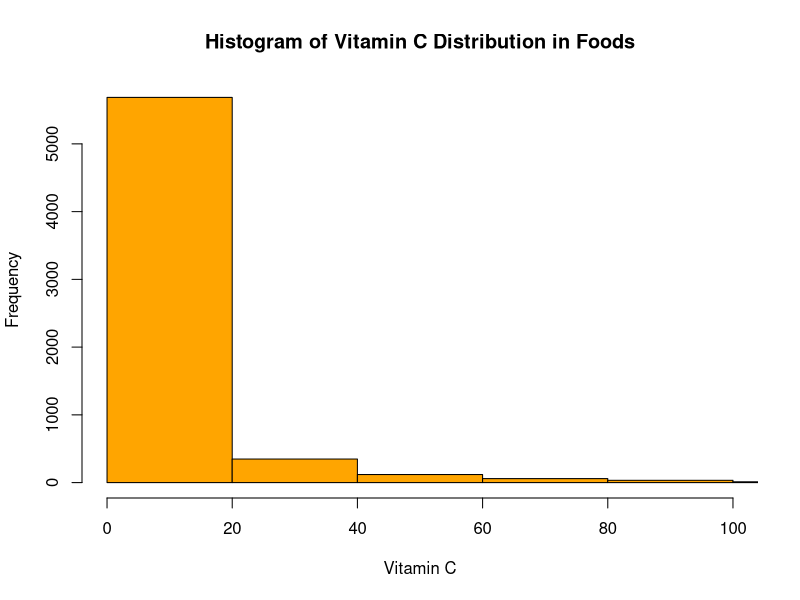
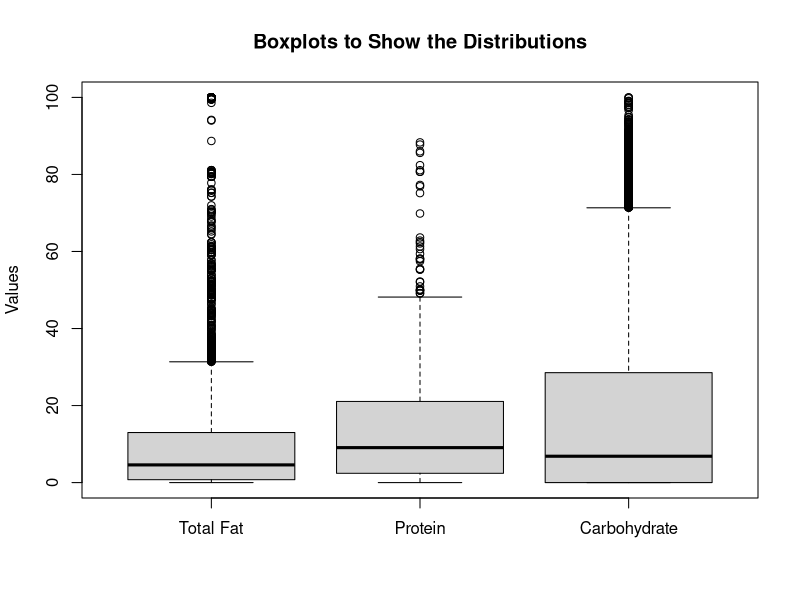
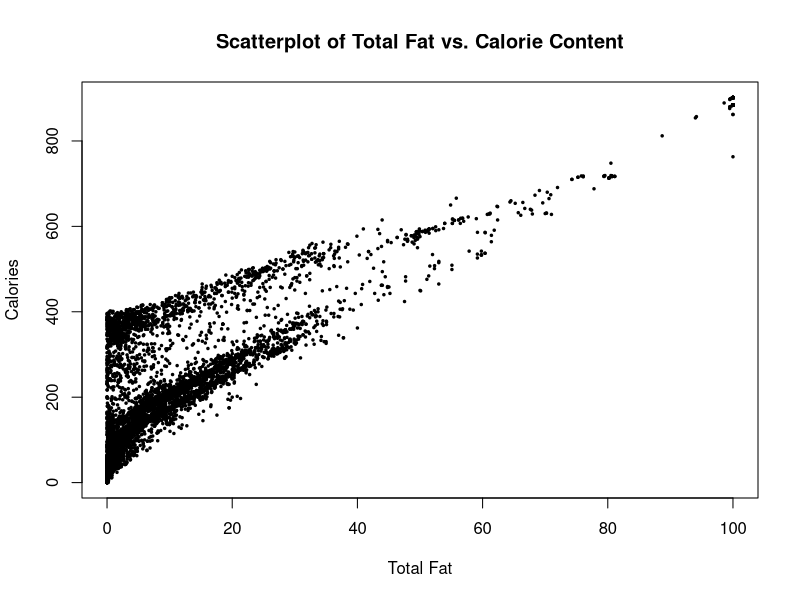
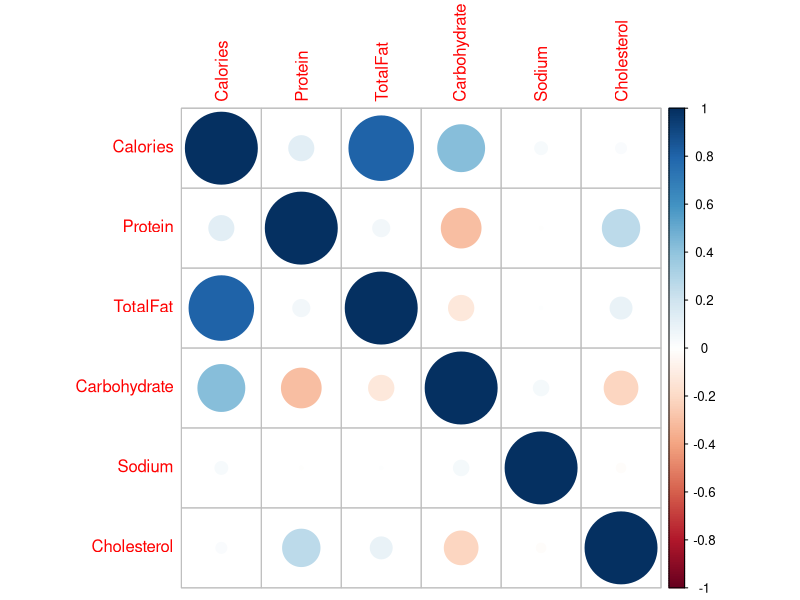

Reproduce these figures in R, in order.
## ---- chunk 1
macro <- read.csv(file="USDAmacro.csv", header=T, sep=",")
micro <- read.csv(file="USDAmicro.csv", header=T, sep=",")
## ---- chunk 2
USDA <- merge(macro, micro, by="ID")
head(USDA)
## ---- chunk 3
#Check data types of attributes before making changes. Can see in the result that the datatype of Sodium and Potassium is "factor".
sapply(USDA, class)
## ---- chunk 4
#remove commas from Sodium and Potassium and make their data type numeric
USDA$Sodium <- as.numeric(gsub(",","",USDA$Sodium))
USDA$Potassium <- as.numeric(gsub(",","",USDA$Potassium))
#check data types of Sodium and Potassium again
class(USDA$Sodium)
class(USDA$Potassium)
## ---- chunk 5
USDA <- USDA[rowSums(is.na(USDA)) <= 4,]
remaining <- nrow(USDA)
sprintf("%s remaining records in the data frame.", remaining)
## ---- chunk 6
USDA$Sugar[which(is.na(USDA$Sugar))] <- round(mean(USDA$Sugar,na.rm = TRUE), digits=2)
USDA$VitaminE[which(is.na(USDA$VitaminE))] <- round(mean(USDA$VitaminE,na.rm = TRUE), digits=2)
USDA$VitaminD[which(is.na(USDA$VitaminD))] <- round(mean(USDA$VitaminD,na.rm = TRUE), digits=1)
#checked to make sure there are no NAs in these 3 columns now:
sum(is.na(USDA$Sugar))
sum(is.na(USDA$VitaminE))
sum(is.na(USDA$VitaminD))
## ---- chunk 7
USDAclean <- na.omit(USDA)
remaining2 <- nrow(USDAclean)
sprintf("%s remaining records in the data frame.", remaining2)
#checked to make sure there are no NAs in any columns now:
sapply(USDAclean, function(x) sum(is.na(x)))
## ---- chunk 8
maxNa <- USDAclean$Description[which.max(USDAclean$Sodium)]
sprintf("%s has the highest sodium!", maxNa)
## ---- chunk 9
hist(USDAclean$VitaminC, main = "Histogram of Vitamin C Distribution in Foods", xlab = "Vitamin C",breaks=100, xlim = c(0,100), col="orange")
## ---- chunk 10
macroClean <- data.frame(USDAclean$TotalFat, USDAclean$Protein, USDAclean$Carbohydrate)
boxplot(macroClean, names= c("Total Fat", "Protein", "Carbohydrate"),  main="Boxplots to Show the Distributions", ylab="Values")
## ---- chunk 11
plot(USDAclean$TotalFat, USDAclean$Calories, xlab="Total Fat", ylab="Calories", main="Scatterplot of Total Fat vs. Calorie Content", pch=20, cex=0.5)
## ---- chunk 12
USDAclean$HighSodium <- ifelse(USDAclean$Sodium>mean(USDAclean$Sodium), 1, 0)
USDAclean$HighCalories <- ifelse(USDAclean$Calories>mean(USDAclean$Calories), 1, 0)
USDAclean$HighProtein <- ifelse(USDAclean$Protein>mean(USDAclean$Protein), 1, 0)
USDAclean$HighSugar <- ifelse(USDAclean$Sugar>mean(USDAclean$Sugar), 1, 0)
USDAclean$HighFat <- ifelse(USDAclean$TotalFat>mean(USDAclean$TotalFat), 1, 0)
#How many foods have both high sodium and high fat? 
highNaFat <- nrow(USDAclean[USDAclean$HighSodium == 1 & USDAclean$HighFat ==1,])
sprintf("%s Foods with both high sodium and high fat.", highNaFat)
## ---- chunk 13
avg_iron_high_p <- round(mean(USDAclean$Iron[USDAclean$HighProtein == 1]), digits = 2)
avg_iron_low_p <- round(mean(USDAclean$Iron[USDAclean$HighProtein == 0]), digits = 2)

sprintf("Average amount of iron for high protein foods: %s", avg_iron_high_p)
sprintf("Average amount of iron for low protein foods: %s", avg_iron_low_p)
## ---- chunk 14
#HCheck function input is the food ID
HCheck <- function(x) {
if(USDAclean$HighSodium[USDAclean$ID == x] == 1) {        
      if(USDAclean$HighSugar[USDAclean$ID == x] == 1) {  
         if(USDAclean$HighFat[USDAclean$ID == x] == 1) { return("Fail")}
         else { return("Pass") } }
      else { return("Pass") } }
   else { return("Pass")} }

#test the function using food ID = 11373.
HCheck(11373)
## ---- chunk 15
USDAclean$HealthCheck <- sapply(USDAclean$ID, HCheck)
## ---- chunk 16
sum(USDAclean$HealthCheck == "Fail")
## ---- chunk 17
df <- USDAclean[, c("Calories", "Protein", "TotalFat", "Carbohydrate", "Sodium", "Cholesterol" )]
dfc <- cor(df)
# install.packages('corrplot')
library('corrplot') 
corrplot(dfc, method = "circle") 
## ---- chunk 18
cor.test(USDAclean$Calories,USDAclean$TotalFat)
## ---- chunk 19
lr <- lm(Calories ~ Protein + TotalFat + Carbohydrate + Sodium + Cholesterol, data = USDAclean)
lr
## ---- chunk 20
anova(lr)
## ---- chunk 21
predicted_calorie <-predict(lr, newdata = data.frame(Protein=0.1, TotalFat=37,Carbohydrate=400, Sodium=440, Cholesterol=75))
sprintf("%s is the predicted calories.", round(predicted_calorie, digits=3))
## ---- chunk 22
predicted_calorie_2 <-predict(lr, newdata = data.frame(Protein=0.1, TotalFat=37,Carbohydrate=400, Sodium=44440, Cholesterol=75))
calorie_change <- (predicted_calorie_2/predicted_calorie)*100
sprintf("Percentage change in calories: %s", round(calorie_change, digits=3) )
